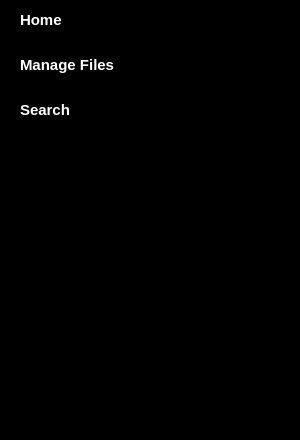
            <widget class="QWidget" name="saNavBar">
             <property name="geometry">
              <rect>
               <x>0</x>
               <y>0</y>
               <width>300</width>
               <height>440</height>
              </rect>
             </property>
             <property name="styleSheet">
              <string notr="true">QWidget {
background-color: rgb(0,0,0);
border: 0px solid rgb(53,73,154  );
}</string>
             </property>
             <layout class="QVBoxLayout" name="verticalLayout_10">
              <property name="spacing">
               <number>0</number>
              </property>
              <property name="leftMargin">
               <number>0</number>
              </property>
              <property name="topMargin">
               <number>0</number>
              </property>
              <property name="rightMargin">
               <number>0</number>
              </property>
              <property name="bottomMargin">
               <number>0</number>
              </property>
              <item>
               <widget class="QPushButton" name="btnNavHome">
                <property name="enabled">
                 <bool>true</bool>
                </property>
                <property name="sizePolicy">
                 <sizepolicy hsizetype="Preferred" vsizetype="Preferred">
                  <horstretch>0</horstretch>
                  <verstretch>0</verstretch>
                 </sizepolicy>
                </property>
                <property name="minimumSize">
                 <size>
                  <width>0</width>
                  <height>40</height>
                 </size>
                </property>
                <property name="font">
                 <font>
                  <pointsize>11</pointsize>
                  <weight>75</weight>
                  <bold>true</bold>
                 </font>
                </property>
                <property name="layoutDirection">
                 <enum>Qt::LeftToRight</enum>
                </property>
                <property name="styleSheet">
                 <string notr="true">QPushButton {
	background-position: left center;
    background-repeat: no-repeat;
	border: 0px solid rgb(255, 255, 255);
	border-left: 0px solid rgb(27, 29, 35);
	border-bottom: 0px solid rgb(255,255,255);
	text-align: left;
	color: white;
	padding-left: 20px;
}
QPushButton:hover {
	border-bottom: 0px solid rgb(255,255,255);
	background-color: rgb(119, 156, 171);
}
QPushButton:pressed {
	border-bottom: 0px solid rgb(255,255,255);
	background-color: rgb(53, 82, 74);
}
QPushButton:checked {
	border-bottom: 1px solid rgb(255,255,255);
	background-color: rgb(25,36,71);
}</string>
                </property>
                <property name="locale">
                 <locale language="English" country="UnitedStates"/>
                </property>
                <property name="text">
                 <string>Home</string>
                </property>
                <property name="icon">
                 <iconset resource="src.qrc">
                  <normaloff>:/icons/assets/icons/cil-view-quilt.png</normaloff>:/icons/assets/icons/cil-view-quilt.png</iconset>
                </property>
                <property name="iconSize">
                 <size>
                  <width>20</width>
                  <height>20</height>
                 </size>
                </property>
                <property name="shortcut">
                 <string>Enter</string>
                </property>
                <property name="checkable">
                 <bool>true</bool>
                </property>
                <property name="checked">
                 <bool>false</bool>
                </property>
                <property name="autoDefault">
                 <bool>false</bool>
                </property>
               </widget>
              </item>
              <item>
               <widget class="QPushButton" name="btnNavManageFiles">
                <property name="enabled">
                 <bool>true</bool>
                </property>
                <property name="sizePolicy">
                 <sizepolicy hsizetype="Preferred" vsizetype="Preferred">
                  <horstretch>0</horstretch>
                  <verstretch>0</verstretch>
                 </sizepolicy>
                </property>
                <property name="minimumSize">
                 <size>
                  <width>0</width>
                  <height>50</height>
                 </size>
                </property>
                <property name="font">
                 <font>
                  <pointsize>11</pointsize>
                  <weight>75</weight>
                  <bold>true</bold>
                 </font>
                </property>
                <property name="layoutDirection">
                 <enum>Qt::LeftToRight</enum>
                </property>
                <property name="styleSheet">
                 <string notr="true">QPushButton {
	background-position: left center;
    background-repeat: no-repeat;
	border: 0px solid rgb(255, 255, 255);
	border-left: 0px solid rgb(27, 29, 35);
	border-bottom: 0px solid rgb(255,255,255);
	text-align: left;
	color: white;
	padding-left: 20px;
}
QPushButton:hover {
	border-bottom: 0px solid rgb(255,255,255);
	background-color: rgb(119, 156, 171);
}
QPushButton:pressed {
	border-bottom: 0px solid rgb(255,255,255);
	background-color: rgb(53, 82, 74);
}
QPushButton:checked {
	border-bottom: 1px solid rgb(255,255,255);
	background-color: rgb(25,36,71);
}</string>
                </property>
                <property name="locale">
                 <locale language="English" country="UnitedStates"/>
                </property>
                <property name="text">
                 <string>Manage Files</string>
                </property>
                <property name="icon">
                 <iconset resource="src.qrc">
                  <normaloff>:/icons/assets/icons/cil-folder-open.png</normaloff>:/icons/assets/icons/cil-folder-open.png</iconset>
                </property>
                <property name="iconSize">
                 <size>
                  <width>50</width>
                  <height>50</height>
                 </size>
                </property>
                <property name="shortcut">
                 <string>Enter</string>
                </property>
                <property name="checkable">
                 <bool>true</bool>
                </property>
                <property name="checked">
                 <bool>false</bool>
                </property>
                <property name="autoDefault">
                 <bool>false</bool>
                </property>
               </widget>
              </item>
              <item>
               <widget class="QPushButton" name="btnNavSearch">
                <property name="enabled">
                 <bool>true</bool>
                </property>
                <property name="sizePolicy">
                 <sizepolicy hsizetype="Preferred" vsizetype="Preferred">
                  <horstretch>0</horstretch>
                  <verstretch>0</verstretch>
                 </sizepolicy>
                </property>
                <property name="minimumSize">
                 <size>
                  <width>0</width>
                  <height>40</height>
                 </size>
                </property>
                <property name="font">
                 <font>
                  <pointsize>11</pointsize>
                  <weight>75</weight>
                  <bold>true</bold>
                 </font>
                </property>
                <property name="layoutDirection">
                 <enum>Qt::LeftToRight</enum>
                </property>
                <property name="styleSheet">
                 <string notr="true">QPushButton {
	background-position: left center;
    background-repeat: no-repeat;
	border: 0px solid rgb(255, 255, 255);
	border-left: 0px solid rgb(27, 29, 35);
	border-bottom: 0px solid rgb(255,255,255);
	text-align: left;
	color: white;
	padding-left: 20px;
}
QPushButton:hover {
	border-bottom: 0px solid rgb(255,255,255);
	background-color: rgb(119, 156, 171);
}
QPushButton:pressed {
	border-bottom: 0px solid rgb(255,255,255);
	background-color: rgb(53, 82, 74);
}
QPushButton:checked {
	border-bottom: 1px solid rgb(255,255,255);
	background-color: rgb(25,36,71);
}</string>
                </property>
                <property name="locale">
                 <locale language="English" country="UnitedStates"/>
                </property>
                <property name="text">
                 <string>Search</string>
                </property>
                <property name="icon">
                 <iconset resource="src.qrc">
                  <normaloff>:/icons/assets/icons/cil-description.png</normaloff>:/icons/assets/icons/cil-description.png</iconset>
                </property>
                <property name="iconSize">
                 <size>
                  <width>20</width>
                  <height>20</height>
                 </size>
                </property>
                <property name="shortcut">
                 <string>Enter</string>
                </property>
                <property name="checkable">
                 <bool>true</bool>
                </property>
                <property name="checked">
                 <bool>false</bool>
                </property>
                <property name="autoDefault">
                 <bool>false</bool>
                </property>
               </widget>
              </item>
              <item>
               <spacer name="verticalSpacer_2">
                <property name="locale">
                 <locale language="English" country="UnitedStates"/>
                </property>
                <property name="orientation">
                 <enum>Qt::Vertical</enum>
                </property>
                <property name="sizeHint" stdset="0">
                 <size>
                  <width>10</width>
                  <height>0</height>
                 </size>
                </property>
               </spacer>
              </item>
             </layout>
            </widget>
